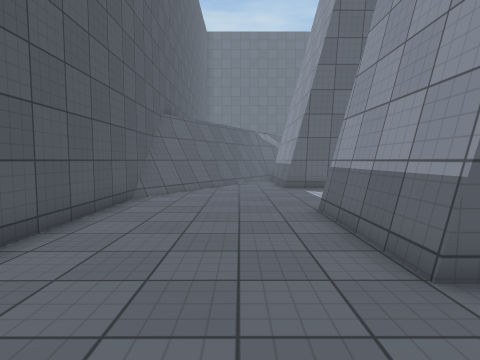
view 1 (above)

24 first-person views from a walk through a Unity game level. The camera is 1.3 m above the floor, tilts 4° down and sees 80° across. The floor is counted in squares, 1 m on a side. Each view is taken from the middle of a square. On the plan, view 1 faces up. The plan holds only what a view shows up to about 13 squares ahead; the rest is blank. The place goes on beyond the plan. The player character is not drawn. Some surface patterns are stand-ins.

view 2
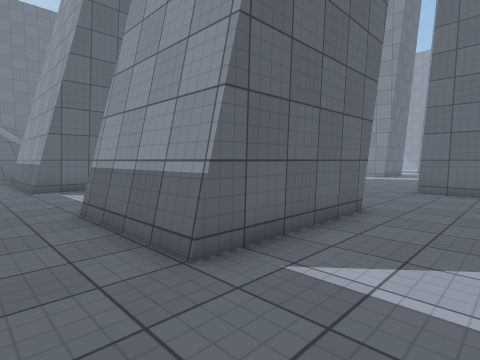

view 3
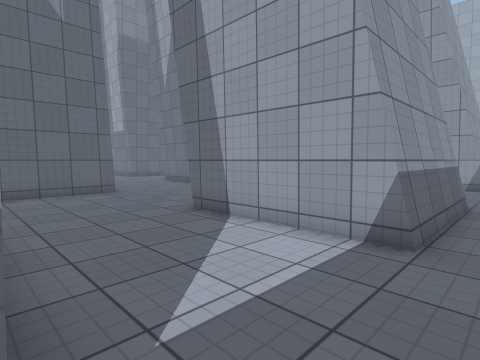

view 4
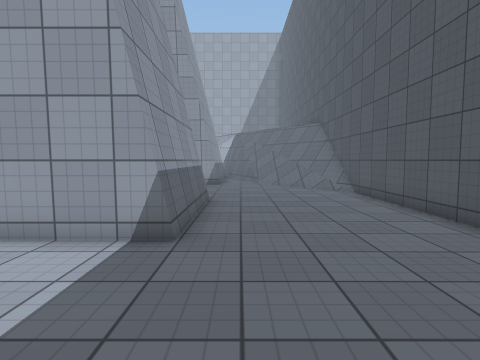

view 5
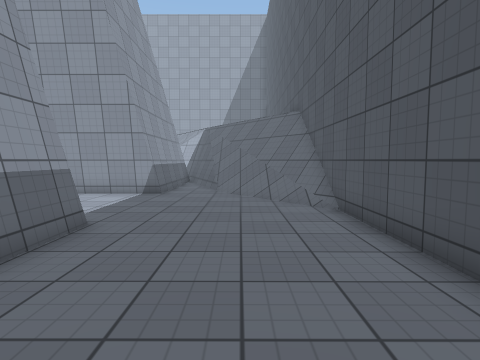

view 6
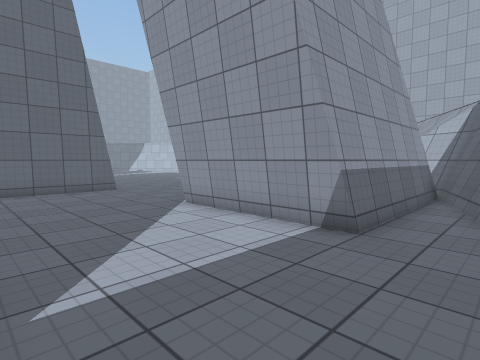

view 7
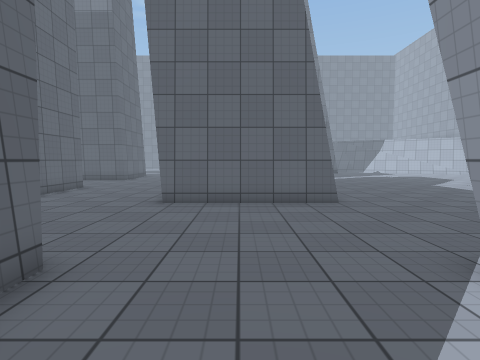

view 8
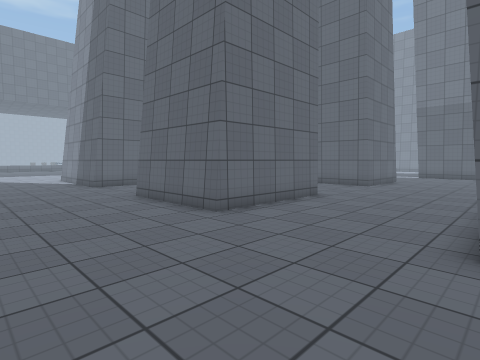

view 9
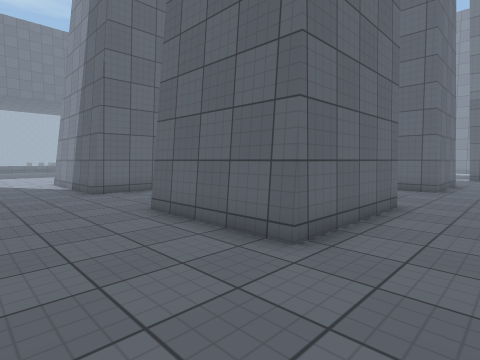

view 10
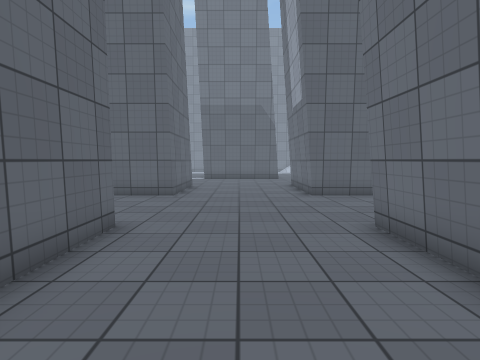

view 11
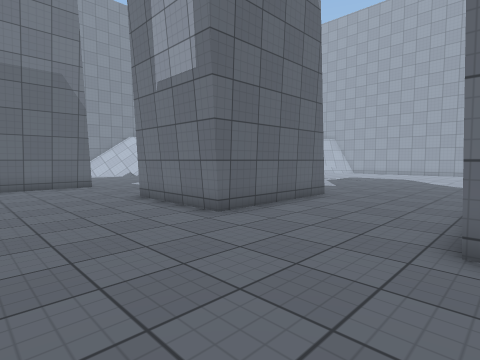

view 12
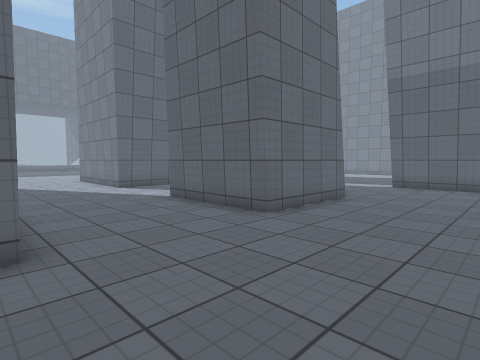

view 13
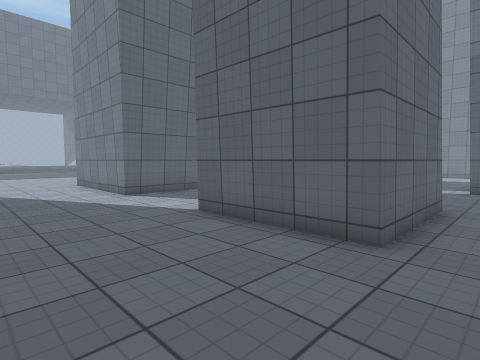

view 14
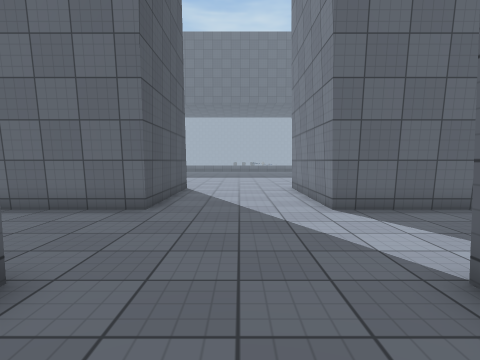

view 15
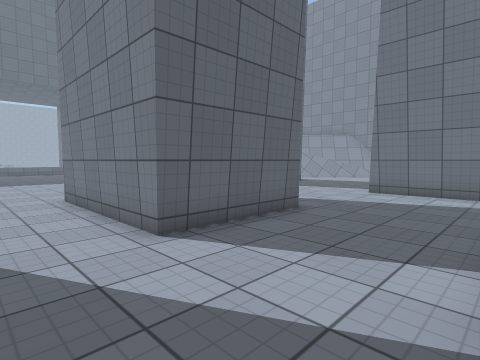

view 16
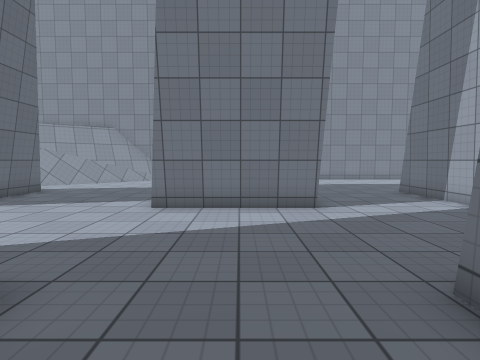

view 17
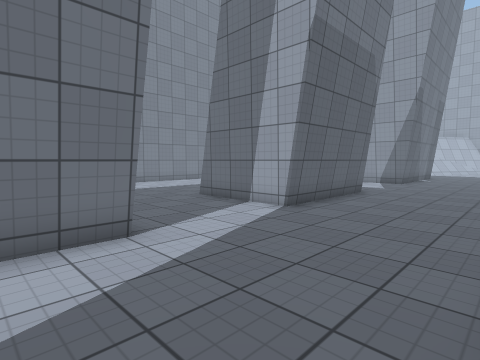

view 18
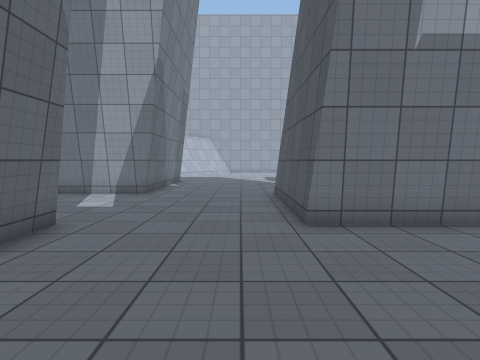

view 19
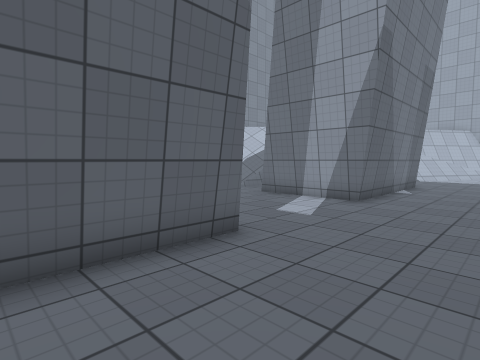

view 20
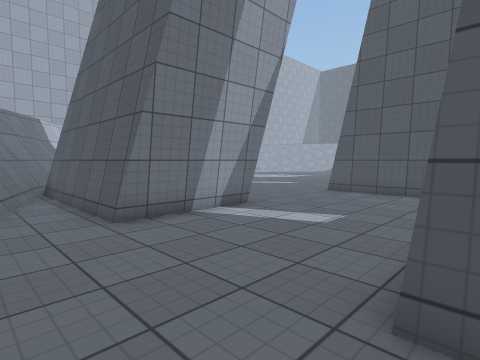

view 21
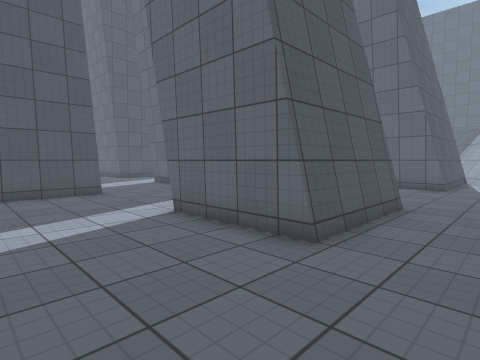

view 22
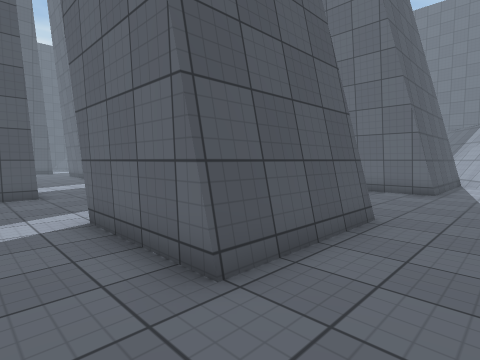

view 23
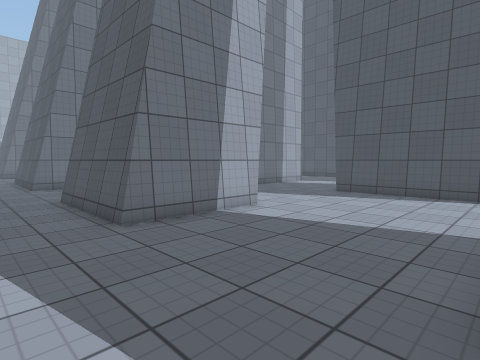

view 24
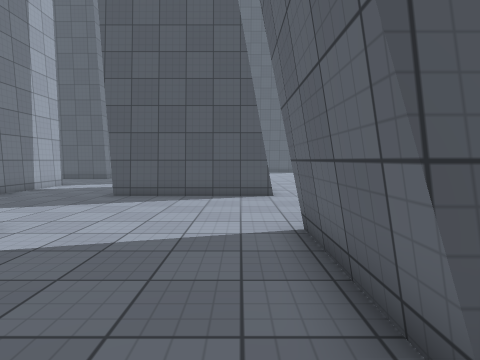

### Floor plan
Points are (right, up) in squares from view 1. A wall is a line through its corners. A room is listed if a view was taken in it or the views show most of it. See-through windows are left out.
Room 1 (views 1, 2, 3, 4, 5, 6, 7, 8, 9, 10, 11, 12, 13, 14, 15, 16, 17, 18, 19, 20, 21, 22, 23, 24)
walls: (17.6, -1.5) (12.7, -1.5) (12.7, 3); (15, -6.5) (17.6, -6.5); (23.9, 2.9) (26.6, 2.9) (26.6, -0.1); (26.6, -1.5) (22.4, -1.5) (22.4, 3); (7.6, 2.9) (2, 2.9); (7.6, -6.5) (6.8, -6.5); (22.4, -12) (22.4, -6.5) (26.6, -6.5) (26.6, -12); (12.7, -12) (12.7, -6.5); (17.6, 13) (17.6, 7.3) (12.7, 7.3) (12.7, 10.7); (31.5, 2.9) (31.5, 7.3); (31.5, -6.6) (31.5, -1.5) (35.5, -1.5) (35.5, -3); (2, -1.5) (7.6, -1.5); (31.7, 7.3) (35.5, 7.3) (35.5, 2.9) (31.7, 2.9); (2.3, 2.7) (2.3, 7.4); (26.6, 13.2) (26.6, 7.3) (22.4, 7.3) (22.4, 13.1); (2.3, -6.6) (2.3, -1.5); (35.5, -6.1) (35.5, -6.6); (2, -11.8) (7.6, -11.8); (4.3, 13.1) (2.3, 13.1) (2.3, 13.5); (31.5, -15.5) (31.5, -11.8) (35.5, -11.8) (35.5, -15.5); (2.3, -15.5) (2.3, -11.6); (-3.6, -2.4) (-3.6, -11.9) (-2.1, -14); (35.5, 13.5) (35.5, 13.1) (31.4, 13.1); (-3.7, -10.9) (-1.9, -13.4); (-3.6, -11.3) (-1.6, -14); (-3.6, -11.7) (-1.8, -14.2); (-2.2, 13) (-3.6, 10.7); (-2.4, 13) (-3.6, 11); (-2.5, 13.1) (-3.6, 11.2) (-3.6, 4.1)
low walls: (31.7, 2.9) (31.7, 7.3); (31.7, -6.5) (31.7, -2.4); (-2.9, -10.5) (-2.7, -10.9); (-3.7, -8.6) (-3.4, -9); (-3.7, -9.1) (-3, -10.1); (-3.7, -9.5) (-3, -10.4); (-1.8, -13.5) (-1.4, -14); (-3.8, -9.7) (-2.1, -12.1); (-3.8, -10.3) (-1.7, -13.3); (37, -15.5) (37.4, -14.7); (-2.6, 11.4) (-3.7, 9.7); (-1.7, 13) (-2.6, 11.5); (-1.9, 13) (-3.7, 10)

Where each view was taken, in squares from view 1:
view 1: 0 up, 0 right, facing up
view 2: 0 up, 0 right, facing up-right
view 3: 3 up, 1 right, facing down-right
view 4: 3 up, 1 right, facing down
view 5: 1 down, 1 left, facing down
view 6: 7 down, 0 right, facing down-right
view 7: 9 down, 4 right, facing right
view 8: 7 down, 8 right, facing up-right
view 9: 4 down, 9 right, facing up-right
view 10: 4 down, 12 right, facing right
view 11: 2 down, 17 right, facing down-right
view 12: 6 down, 17 right, facing up-right
view 13: 3 down, 18 right, facing up-right
view 14: 0 up, 20 right, facing up
view 15: 3 up, 20 right, facing up-right
view 16: 5 up, 24 right, facing right
view 17: 5 up, 27 right, facing down-right
view 18: 1 down, 28 right, facing down
view 19: 3 down, 28 right, facing down-right
view 20: 6 down, 38 right, facing down-left
view 21: 1 down, 38 right, facing up-left
view 22: 1 up, 38 right, facing up-left
view 23: 13 up, 38 right, facing down-left
view 24: 12 up, 37 right, facing left
